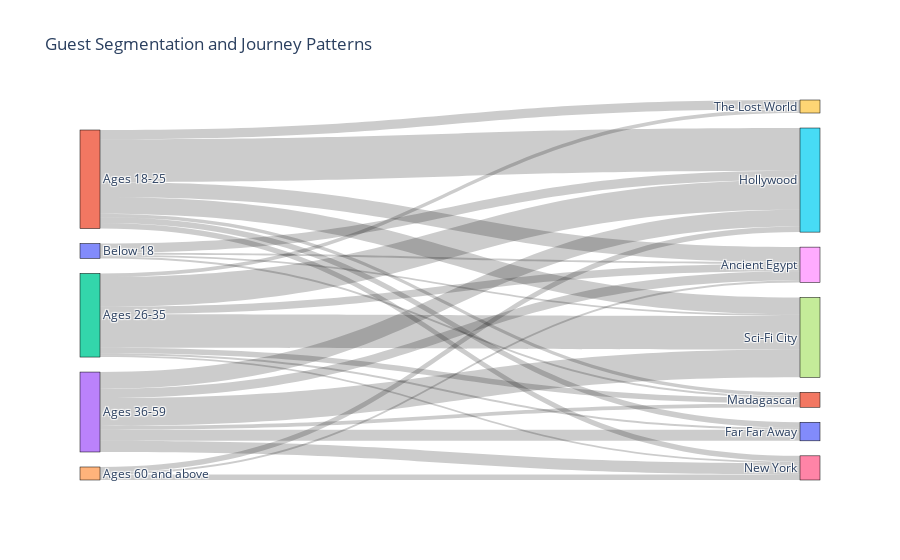

Notebook code for this chart:
### Markdown cell above
Sanakey Diagram <br /> Age demographics Which zones

### Code cell
import pandas as pd
import plotly.graph_objects as go

# Load the dataset
file_path = r'C:\Users\knnth\Dropbox\PC\Desktop\DSA3101\Project\Data\Cleaned_Survey_Responses.xlsx'
df = pd.read_excel(file_path)

# Define labels for the Sankey diagram
labels = [
    "Below 18", "Ages 18-25", "Ages 26-35", "Ages 36-59", "Ages 60 and above",
    "Hollywood", "New York", "Sci-Fi City", "Ancient Egypt", "The Lost World", "Far Far Away", "Madagascar"
]

# Prepare flow data
flow_data = {}

# Loop through each guest in the dataframe
for index, row in df.iterrows():
    # 1. Age Group
    age_index = {
        "Below 18": 0, "18-25": 1, "26-35": 2, "36-59": 3, "60 and above": 4
    }.get(row['Age_Group'], None)
    if age_index is None:
        continue  # Skip if age group is not defined

    # 2. Theme Park Zones (identify first visited zone)
    zone_mapping = {
        "Hollywood": 5,
        "New York": 6,
        "Sci-Fi City": 7,
        "Ancient Egypt": 8,
        "The Lost World": 9,
        "Far Far Away": 10,
        "Madagascar": 11
    }
    
    zone_index = None
    for zone, idx in zone_mapping.items():
        if row[f'Rank the following theme park zones based on the order in which you visited them. [{zone}]'] == "1st":
            zone_index = idx
            break
            
    # Ensure zone_index is assigned
    if zone_index is None:
        continue  # Skip this iteration if no zone is found
    
    # Increment counts for flows
    flows = [(age_index, zone_index)]
    
    for source_index, target_index in flows:
        if (source_index, target_index) in flow_data:
            flow_data[(source_index, target_index)] += 1
        else:
            flow_data[(source_index, target_index)] = 1

# Prepare source, target, and values lists for the Sankey diagram
source, target, values = zip(*[(s, t, v) for (s, t), v in flow_data.items()])

# Define y-coordinates for the nodes to maintain the desired order
y_coords = [
    0,  # Below 18
    1,  # Ages 18-25
    2,  # Ages 26-35
    3,  # Ages 36-59
    4,  # Ages 60 and above
    5,  # Hollywood
    6,  # New York
    7,  # Sci-Fi City
    8,  # Ancient Egypt
    9,  # The Lost World
    10, # Far Far Away
    11  # Madagascar
]

# Create the Sankey diagram
fig = go.Figure(go.Sankey(
    node=dict(
        pad=15, 
        thickness=20,
        line=dict(color="black", width=0.5), 
        label=labels,
        y=y_coords  # Set y-coordinates to maintain order
    ),
    link=dict(
        source=source, 
        target=target, 
        value=values
    )
))

# Add title and show figure
fig.update_layout(title_text="Guest Segmentation and Journey Patterns", font_size=12)
fig.show()

### Figure 1 — Plotly figure (JSON) as saved in the notebook; plotly's stock layout.template omitted (floating-point values rounded to 4 significant figures)
{"data": [{"link": {"source": [4, 1, 1, 1, 1, 1, 1, 0, 1, 2, 3, 0, 3, 3, 2, 3, 2, 2, 2, 0, 3, 3, 4, 0, 4, 2, 2], "target": [5, 5, 7, 6, 9, 10, 8, 5, 11, 7, 11, 7, 7, 5, 5, 10, 8, 6, 11, 8, 8, 6, 8, 11, 6, 10, 9], "value": [3, 23, 9, 3, 5, 3, 8, 5, 2, 18, 2, 1, 15, 9, 16, 6, 4, 1, 3, 1, 5, 6, 1, 1, 3, 1, 2]}, "node": {"label": ["Below 18", "Ages 18-25", "Ages 26-35", "Ages 36-59", "Ages 60 and above", "Hollywood", "New York", "Sci-Fi City", "Ancient Egypt", "The Lost World", "Far Far Away", "Madagascar"], "line": {"color": "black", "width": 0.5}, "pad": 15, "thickness": 20, "y": [0, 1, 2, 3, 4, 5, 6, 7, 8, 9, 10, 11]}, "type": "sankey"}], "layout": {"font": {"size": 12}, "title": {"text": "Guest Segmentation and Journey Patterns"}}}
